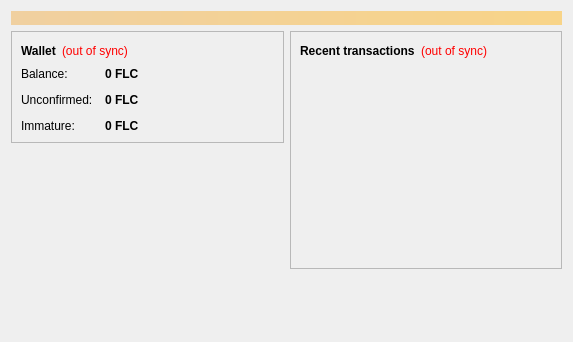
<?xml version="1.0" encoding="UTF-8"?>
<ui version="4.0">
 <class>OverviewPage</class>
 <widget class="QWidget" name="OverviewPage">
  <property name="geometry">
   <rect>
    <x>0</x>
    <y>0</y>
    <width>573</width>
    <height>342</height>
   </rect>
  </property>
  <property name="windowTitle">
   <string>Form</string>
  </property>
  <layout class="QVBoxLayout" name="topLayout">
   <item>
    <widget class="QLabel" name="labelAlerts">
     <property name="visible">
      <bool>false</bool>
     </property>
     <property name="styleSheet">
      <string notr="true">background-color: qlineargradient(x1: 0, y1: 0, x2: 1, y2: 0, stop:0 #F0D0A0, stop:1 #F8D488); color:#000000;</string>
     </property>
     <property name="wordWrap">
      <bool>true</bool>
     </property>
     <property name="margin">
      <number>3</number>
     </property>
    </widget>
   </item>
   <item>
    <layout class="QHBoxLayout" name="horizontalLayout" stretch="1,1">
     <item>
      <layout class="QVBoxLayout" name="verticalLayout_2">
       <item>
        <widget class="QFrame" name="frame">
         <property name="frameShape">
          <enum>QFrame::StyledPanel</enum>
         </property>
         <property name="frameShadow">
          <enum>QFrame::Raised</enum>
         </property>
         <layout class="QVBoxLayout" name="verticalLayout_4">
          <item>
           <layout class="QHBoxLayout" name="horizontalLayout_4">
            <item>
             <widget class="QLabel" name="label_5">
              <property name="font">
               <font>
                <weight>75</weight>
                <bold>true</bold>
               </font>
              </property>
              <property name="text">
               <string>Wallet</string>
              </property>
             </widget>
            </item>
            <item>
             <widget class="QLabel" name="labelWalletStatus">
              <property name="toolTip">
               <string>The displayed information may be out of date. Your wallet automatically synchronizes with the Flocoin network after a connection is established, but this process has not completed yet.</string>
              </property>
              <property name="styleSheet">
               <string notr="true">QLabel { color: red; }</string>
              </property>
              <property name="text">
               <string notr="true">(out of sync)</string>
              </property>
              <property name="alignment">
               <set>Qt::AlignLeading|Qt::AlignLeft|Qt::AlignVCenter</set>
              </property>
             </widget>
            </item>
            <item>
             <spacer name="horizontalSpacer_2">
              <property name="orientation">
               <enum>Qt::Horizontal</enum>
              </property>
              <property name="sizeHint" stdset="0">
               <size>
                <width>40</width>
                <height>20</height>
               </size>
              </property>
             </spacer>
            </item>
           </layout>
          </item>
          <item>
           <layout class="QFormLayout" name="formLayout_2">
            <property name="fieldGrowthPolicy">
             <enum>QFormLayout::AllNonFixedFieldsGrow</enum>
            </property>
            <property name="horizontalSpacing">
             <number>12</number>
            </property>
            <property name="verticalSpacing">
             <number>12</number>
            </property>
            <item row="0" column="0">
             <widget class="QLabel" name="label">
              <property name="text">
               <string>Balance:</string>
              </property>
             </widget>
            </item>
            <item row="0" column="1">
             <widget class="QLabel" name="labelBalance">
              <property name="font">
               <font>
                <weight>75</weight>
                <bold>true</bold>
               </font>
              </property>
              <property name="cursor">
               <cursorShape>IBeamCursor</cursorShape>
              </property>
              <property name="toolTip">
               <string>Your current balance</string>
              </property>
              <property name="text">
               <string notr="true">0 FLC</string>
              </property>
              <property name="textInteractionFlags">
               <set>Qt::LinksAccessibleByMouse|Qt::TextSelectableByKeyboard|Qt::TextSelectableByMouse</set>
              </property>
             </widget>
            </item>
            <item row="1" column="0">
             <widget class="QLabel" name="label_3">
              <property name="text">
               <string>Unconfirmed:</string>
              </property>
             </widget>
            </item>
            <item row="1" column="1">
             <widget class="QLabel" name="labelUnconfirmed">
              <property name="font">
               <font>
                <weight>75</weight>
                <bold>true</bold>
               </font>
              </property>
              <property name="cursor">
               <cursorShape>IBeamCursor</cursorShape>
              </property>
              <property name="toolTip">
               <string>Total of transactions that have yet to be confirmed, and do not yet count toward the current balance</string>
              </property>
              <property name="text">
               <string notr="true">0 FLC</string>
              </property>
              <property name="textInteractionFlags">
               <set>Qt::LinksAccessibleByMouse|Qt::TextSelectableByKeyboard|Qt::TextSelectableByMouse</set>
              </property>
             </widget>
            </item>
            <item row="2" column="0">
             <widget class="QLabel" name="labelImmatureText">
              <property name="text">
               <string>Immature:</string>
              </property>
             </widget>
            </item>
            <item row="2" column="1">
             <widget class="QLabel" name="labelImmature">
              <property name="font">
               <font>
                <weight>75</weight>
                <bold>true</bold>
               </font>
              </property>
              <property name="toolTip">
               <string>Mined balance that has not yet matured</string>
              </property>
              <property name="text">
               <string notr="true">0 FLC</string>
              </property>
              <property name="textInteractionFlags">
               <set>Qt::LinksAccessibleByMouse|Qt::TextSelectableByKeyboard|Qt::TextSelectableByMouse</set>
              </property>
             </widget>
            </item>
           </layout>
          </item>
         </layout>
        </widget>
       </item>
       <item>
        <spacer name="verticalSpacer">
         <property name="orientation">
          <enum>Qt::Vertical</enum>
         </property>
         <property name="sizeHint" stdset="0">
          <size>
           <width>20</width>
           <height>40</height>
          </size>
         </property>
        </spacer>
       </item>
      </layout>
     </item>
     <item>
      <layout class="QVBoxLayout" name="verticalLayout_3">
       <item>
        <widget class="QFrame" name="frame_2">
         <property name="frameShape">
          <enum>QFrame::StyledPanel</enum>
         </property>
         <property name="frameShadow">
          <enum>QFrame::Raised</enum>
         </property>
         <layout class="QVBoxLayout" name="verticalLayout">
          <item>
           <layout class="QHBoxLayout" name="horizontalLayout_2">
            <item>
             <widget class="QLabel" name="label_4">
              <property name="text">
               <string>&lt;b&gt;Recent transactions&lt;/b&gt;</string>
              </property>
             </widget>
            </item>
            <item>
             <widget class="QLabel" name="labelTransactionsStatus">
              <property name="toolTip">
               <string>The displayed information may be out of date. Your wallet automatically synchronizes with the Flocoin network after a connection is established, but this process has not completed yet.</string>
              </property>
              <property name="styleSheet">
               <string notr="true">QLabel { color: red; }</string>
              </property>
              <property name="text">
               <string notr="true">(out of sync)</string>
              </property>
              <property name="alignment">
               <set>Qt::AlignRight|Qt::AlignTrailing|Qt::AlignVCenter</set>
              </property>
             </widget>
            </item>
            <item>
             <spacer name="horizontalSpacer">
              <property name="orientation">
               <enum>Qt::Horizontal</enum>
              </property>
              <property name="sizeHint" stdset="0">
               <size>
                <width>40</width>
                <height>20</height>
               </size>
              </property>
             </spacer>
            </item>
           </layout>
          </item>
          <item>
           <widget class="QListView" name="listTransactions">
            <property name="styleSheet">
             <string notr="true">QListView { background: transparent; }</string>
            </property>
            <property name="frameShape">
             <enum>QFrame::NoFrame</enum>
            </property>
            <property name="verticalScrollBarPolicy">
             <enum>Qt::ScrollBarAlwaysOff</enum>
            </property>
            <property name="horizontalScrollBarPolicy">
             <enum>Qt::ScrollBarAlwaysOff</enum>
            </property>
            <property name="selectionMode">
             <enum>QAbstractItemView::NoSelection</enum>
            </property>
           </widget>
          </item>
         </layout>
        </widget>
       </item>
       <item>
        <spacer name="verticalSpacer_2">
         <property name="orientation">
          <enum>Qt::Vertical</enum>
         </property>
         <property name="sizeHint" stdset="0">
          <size>
           <width>20</width>
           <height>40</height>
          </size>
         </property>
        </spacer>
       </item>
      </layout>
     </item>
    </layout>
   </item>
  </layout>
 </widget>
 <resources/>
 <connections/>
</ui>
